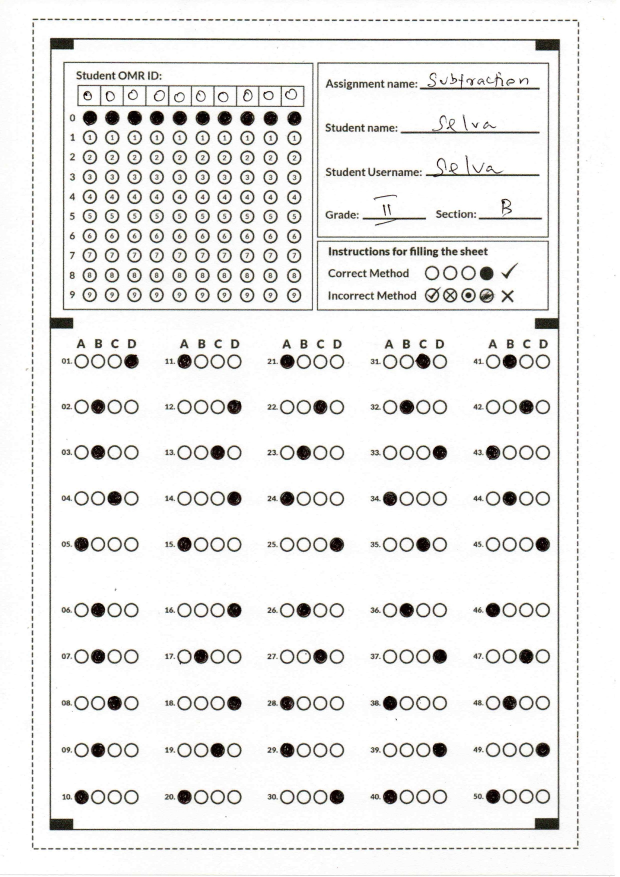
#> input picture OMR_ANSWER_KEY_page-0001.jpg, 1240 x 1753 px (shown at 1/2 size)
$ python omr_name_main.py
#> lines starting #> are read from the running program, lines starting #| are printed output that depends on the picture; after the words box and inside, x2 and y2 are one past the last pixel; in counts of white or black regions, pixels touching at a corner belong together
### utils.py
import numpy as np
import cv2

# [96 lines left out: functions split_boxes_answer, get_rectangle_corners, crop_rectangle_region, not called in this run]


def split_boxes_omr_id(img, rows=10, cols=10):
    boxes = []
    row_chunks = np.vsplit(img, rows)
    for row in row_chunks:
        col_chunks = np.hsplit(row, cols)
        for box in col_chunks:
            boxes.append(box)
    return boxes

def getNameContours(img):
    contours,_ = cv2.findContours(img,cv2.RETR_EXTERNAL,cv2.CHAIN_APPROX_NONE)
    img_area = img.shape[0] * img.shape[1]
    for cnt in contours:
        area = cv2.contourArea(cnt)
        if area > 0.115 * img_area:
            return cnt

# [133 lines left out: functions get_third_largest_contour, showTopContours, split_omr_bubble_grid, split_question_into_options, split_question_into_options, split_and_crop_omr_bubbles, not called in this run]

### omr_name_main.py
import cv2
import numpy as np
import utils  # your custom utilities module

def extract_omr_id_from_path(path):
    """
    Extracts a 10-digit OMR ID from the given image path.

    Parameters:
        path (str): File path to the OMR sheet image.

    Returns:
        str: Detected OMR ID as a 10-digit string.
    """
#> called with path = 'OMR_ANSWER_KEY_page-0001.jpg'
    try:
        # Load and resize image
        img = cv2.imread(path)
#> img is the input picture: shape (1753, 1240, 3); mean B, G, R 235.2, 236.2, 236.5
        if img is None:
            return "Image not found."

        img = cv2.resize(img, (600, 600))
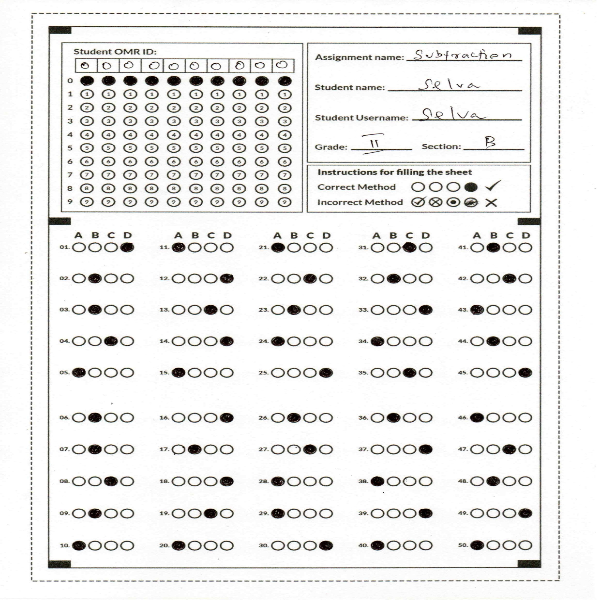
#> img: shape (600, 600, 3); mean B, G, R 235.2, 236.2, 236.5

        # Preprocessing
        gray = cv2.cvtColor(img, cv2.COLOR_BGR2GRAY)
        blur = cv2.GaussianBlur(gray, (5, 5), 0)
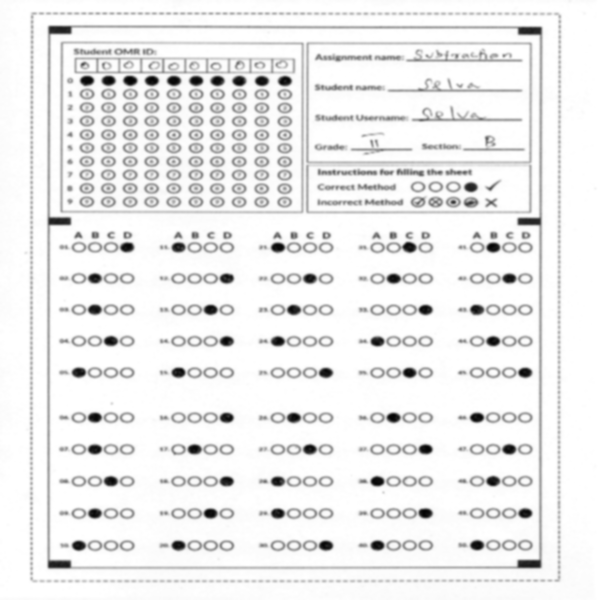
#> blur: shape (600, 600); min 3, max 255, mean 236.2
        canny = cv2.Canny(blur, 10, 25)
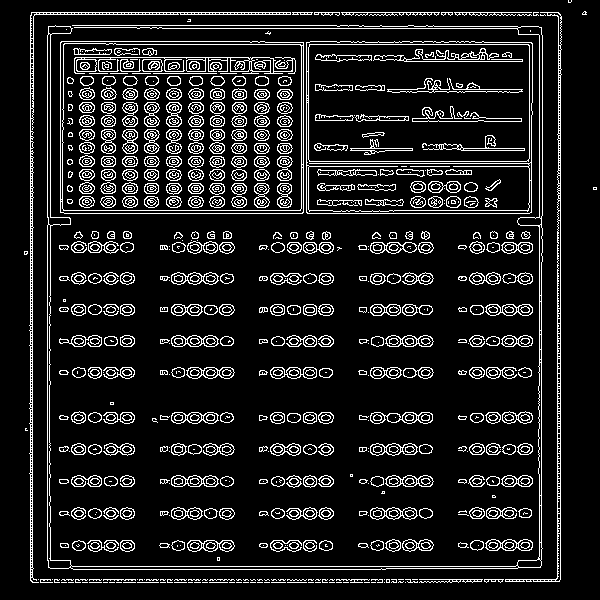
#> canny: shape (600, 600); 11.7% white in thin lines or dots

        # Get the contour of the OMR ID region
        omr_id_contour = utils.getNameContours(canny)
#> in getNameContours, `contours,_ = cv2.findContours(img,cv2.RETR_EXTERNAL,cv2.CHAIN_APPROX_N..`: contours = 392 contours, 168 with area under 20; largest, box (x1, y1, x2, y2) and area: (60, 41, 304, 214) 41749, (306, 41, 533, 214) 38637, (47, 25, 543, 570) 4919, (29, 12, 291, 583) 1717, (505, 12, 562, 582) 1658
#> the loop in getNameContours, `for cnt in contours:` made 377 passes
#> area on passes 34 to 35: 28.5, 67
#> omr_id_contour = contour of 826 points, box (x1, y1, x2, y2) (60, 41, 304, 214), area 41749
        if omr_id_contour is None:
            return "OMR ID contour not found."

        x, y, w, h = cv2.boundingRect(omr_id_contour)
#> x = 60; y = 41; w = 244; h = 173
        omr_id_region = canny[y:y+h, x:x+w]
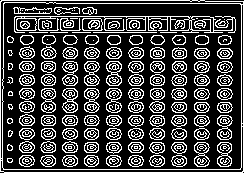
#> omr_id_region: shape (173, 244); 26.7% white in thin lines or dots

        # Crop to just the 10x10 bubble grid using proportion
        height, width = omr_id_region.shape[:2]
#> height = 173; width = 244
        crop_x = int(0.17 * width)
#> crop_x = 41
        crop_y = int(0.185 * height)
#> crop_y = 32
        crop_w = int(0.8 * width)
#> crop_w = 195
        crop_h = int(0.78 * height)
#> crop_h = 134
        cropped = omr_id_region[crop_y:crop_y+crop_h, crop_x:crop_x+crop_w]
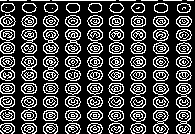
#> cropped: shape (134, 195); 26.8% white in thin lines or dots

        # Resize to cleanly split into 10x10 grid
        cropped = cv2.resize(cropped, (200, 200))
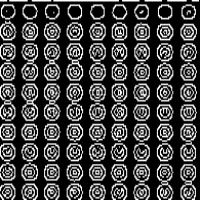
#> cropped: shape (200, 200); min 0, max 255, mean 68.4

        # Split into 10x10 cells
        cells = utils.split_boxes_omr_id(cropped, 10, 10)
#> in split_boxes_omr_id, `row_chunks = np.vsplit(img, rows)`: row_chunks = 10 items
#> the loop in split_boxes_omr_id, `for row in row_chunks:` made 10 passes
#> after the loop in split_boxes_omr_id, `for row in row_chunks:`: boxes = 100 items
#> cells = 100 items

        # Analyze pixel intensities column-wise
        pixel_values = np.zeros((10, 10))
        count = 0
        for row in range(10):
            for col in range(10):
                pixel_values[row][col] = cv2.countNonZero(cells[count])
                count += 1
#> after the loop, count = 100

        # For each digit (column), find the row with the darkest bubble
        omr_id_digits = []
        for col in range(10):
            digit = np.argmin(pixel_values[:, col])
            omr_id_digits.append(str(digit))
#> after the loop, omr_id_digits = ['0', '0', '0', '0', '0', '0', '0', '0', '0', '0']

        return ''.join(omr_id_digits)

    except Exception as e:
        return f"Error: {e}"


if __name__ == "__main__":
    print(extract_omr_id_from_path("OMR_ANSWER_KEY_page-0001.jpg"))
